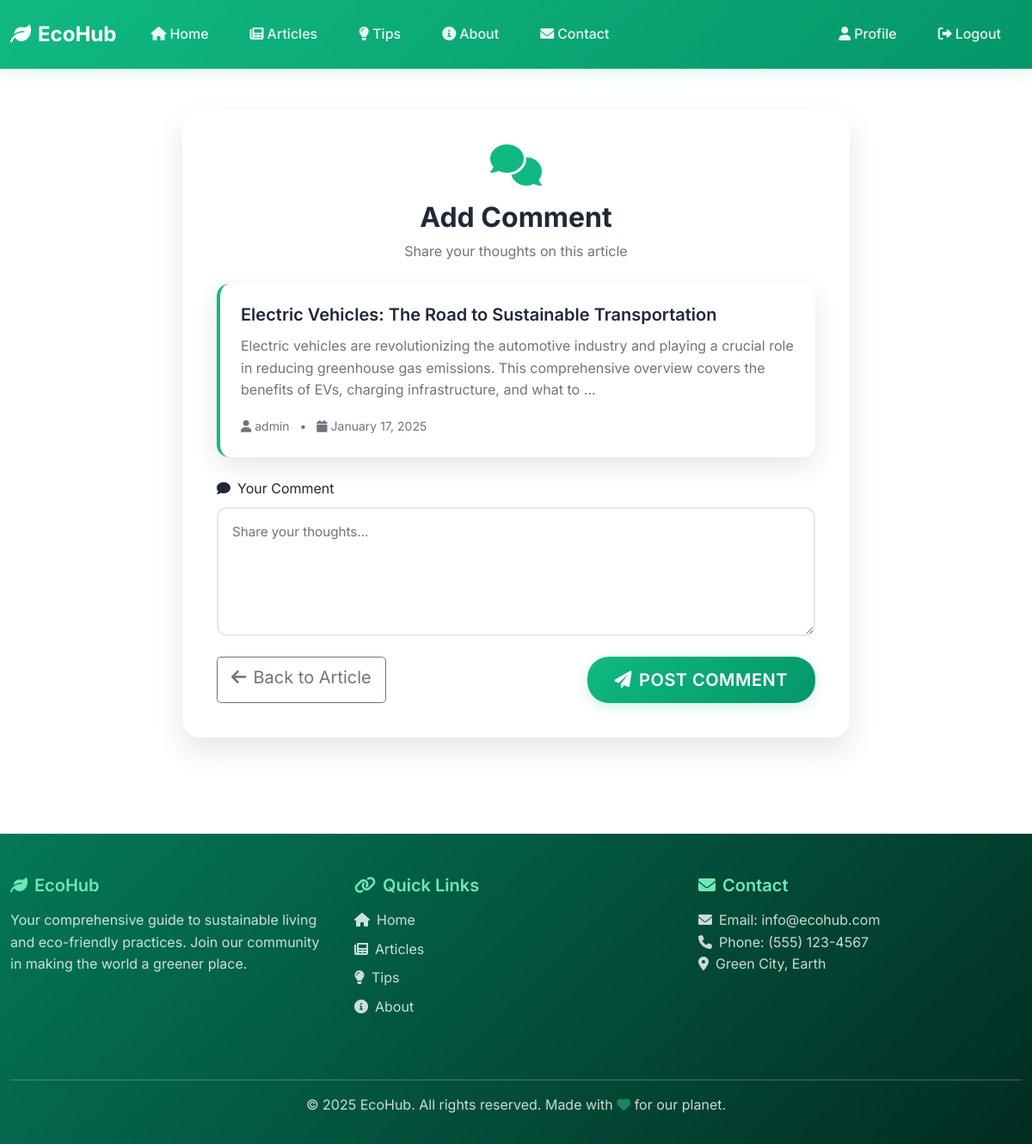
The page /articles/article/3/comment/ (signed in) on the database its author committed.
### articles/models.py (models this page shows, shortened)
class Article(models.Model):
    CATEGORY_CHOICES = [
        ('energy', 'Renewable Energy'),
        ('lifestyle', 'Green Lifestyle'),
        ('tech', 'Eco Technology'),
        ('news', 'Sustainability News'),
    ]
    title = models.CharField(max_length=200)
    content = models.TextField()
    author = models.ForeignKey(User, on_delete=models.CASCADE)
    category = models.CharField(max_length=50, choices=CATEGORY_CHOICES)
    image = models.ImageField(upload_to='article_images/', blank=True, null=True)
    created_at = models.DateTimeField(auto_now_add=True)

### articles/views.py (the view)
# urls.py: path('article/<int:pk>/comment/', views.add_comment, name='add-comment'),
@login_required
def add_comment(request, pk):
    article = get_object_or_404(Article, pk=pk)
    if request.method == 'POST':
        form = CommentForm(request.POST)
        if form.is_valid():
            comment = form.save(commit=False)
            comment.user = request.user
            comment.article = article
            comment.save()
            messages.success(request, 'Comment added successfully!')
            return redirect('article-detail', pk=article.pk)
        else:
            messages.error(request, 'Please correct the errors in your comment.')
    else:
        form = CommentForm()
    return render(request, 'articles/add_comment.html', {'form': form, 'article': article})

### articles/forms.py
class CommentForm(forms.ModelForm):
    class Meta:
        model = Comment
        fields = ['content']
        widgets = {
            'content': forms.Textarea(attrs={
                'class': 'form-control',
                'rows': 4,
                'placeholder': 'Share your thoughts...'
            }),
        }

### articles/templates/articles/add_comment.html (shortened to what this page needs)
{% extends 'base.html' %}
{% block content %}
<div class="add-comment-section py-5">
    <div class="container">
        <div class="row justify-content-center">
            <div class="col-lg-8">
                <div class="comment-form-card"
                    style="background: white; border-radius: 20px; padding: 2.5rem; box-shadow: 0 15px 35px rgba(0, 0, 0, 0.1);">
                    <div class="text-center mb-4">
                        <div class="comment-icon mb-3">
                            <i class="fas fa-comments fa-3x text-primary-green"></i>
                        </div>
                        <h2 class="fw-bold mb-2" style="color: var(--text-dark);">Add Comment</h2>
                        <p class="text-muted">Share your thoughts on this article</p>
                    </div>
                    <div class="article-preview mb-4">
                        <div class="card shadow-custom">
                            <div class="card-body">
                                <h5 class="card-title">{{ article.title }}</h5>
                                <p class="card-text text-muted">{{ article.content|truncatewords:30 }}</p>
                                <div class="article-meta">
                                    <small class="text-muted">
                                        <i class="fas fa-user me-1"></i>{{ article.author.username }}
                                        <span class="mx-2">•</span>
                                        <i class="fas fa-calendar me-1"></i>{{ article.created_at|date:"F d, Y" }}
                                    </small>
                                </div>
                            </div>
                        </div>
                    </div>
                    <form method="post">
                        <div class="mb-4">
                            <label class="form-label fw-semibold" style="color: var(--text-dark);">
                                <i class="fas fa-comment me-2"></i>Your Comment
                            </label>
                            {{ form.content }}
                        </div>
                        <div class="form-actions d-flex justify-content-between">
                            <a href="{% url 'article-detail' article.pk %}" class="btn btn-outline-secondary btn-lg">
                                <i class="fas fa-arrow-left me-2"></i>Back to Article
                            </a>
                            <button type="submit" class="btn btn-success btn-lg">
                                <i class="fas fa-paper-plane me-2"></i>Post Comment
                            </button>
                        </div>
                    </form>
                </div>
            </div>
        </div>
    </div>
</div>
{% endblock %}

### templates/base.html (style rules this page uses)
:root { --primary-green: #2e7d32; --light-green: #4caf50; --dark-green: #1b5e20; --accent-green: #81c784; --bg-light: #f1f8e9; --text-dark: #2e2e2e; --text-light: #5e5e5e; }
body { font-family: 'Segoe UI', Tahoma, Geneva, Verdana, sans-serif; background-color: #f8f9fa; }
.text-primary-green { color: var(--primary-green) !important; }
.shadow-custom { box-shadow: 0 4px 6px rgba(0, 0, 0, 0.1); }
.card { border: none; border-radius: 15px; transition: transform 0.3s ease, box-shadow 0.3s ease; }
:root { --primary-green: #10b981; --secondary-green: #059669; --light-green: #d1fae5; --dark-green: #047857; --accent-green: #6ee7b7; --text-dark: #1f2937; --text-light: #6b7280; --bg-light: #f9fafb; --border-color: #e5e7eb; }
* { margin: 0; padding: 0; box-sizing: border-box; }
body { font-family: 'Inter', -apple-system, BlinkMacSystemFont, 'Segoe UI', sans-serif; line-height: 1.6; color: var(--text-dark); background-color: #fff; }
.btn-success { background: linear-gradient(135deg, var(--primary-green) 0%, var(--secondary-green) 100%); border: none; border-radius: 25px; padding: 0.75rem 2rem; font-weight: 600; text-transform: uppercase; letter-spacing: 0.5px; transition: all 0.3s ease; box-shadow: 0 4px 15px rgba(16, 185, 129, 0.2); }
.card { border: none; border-radius: 15px; box-shadow: 0 4px 20px rgba(0, 0, 0, 0.08); transition: all 0.3s ease; overflow: hidden; }
.card-body { padding: 1.5rem; }
.card-title { color: var(--text-dark); font-weight: 600; margin-bottom: 0.75rem; }
.card-text { color: var(--text-light); line-height: 1.6; }
.form-control, .form-select { border: 2px solid var(--border-color); border-radius: 10px; padding: 0.75rem 1rem; font-size: 0.95rem; transition: all 0.3s ease; }
.container { max-width: 1200px; }
.shadow-custom { box-shadow: 0 10px 30px rgba(0, 0, 0, 0.1); }

### articles/templates/articles/add_comment.html (style rules this page uses)
.comment-form-card { animation: fadeInUp 0.8s ease-out; }
.article-preview .card { border-left: 4px solid var(--primary-green); transition: all 0.3s ease; }
textarea.form-control { min-height: 150px; resize: vertical; border-radius: 12px; padding: 1rem; border: 2px solid var(--border-color); transition: all 0.3s ease; }

### rows shown on the page
Article: title "Electric Vehicles: The Road to Sustainable Transportation", content "Electric vehicles are revolutionizing the automotive industry and playing a crucial role in reducing greenhouse gas emissions. This comprehensive overview covers the benefits of EVs, charging infrastructure, and what to …", author.username "admin", created_at "January 17, 2025"
